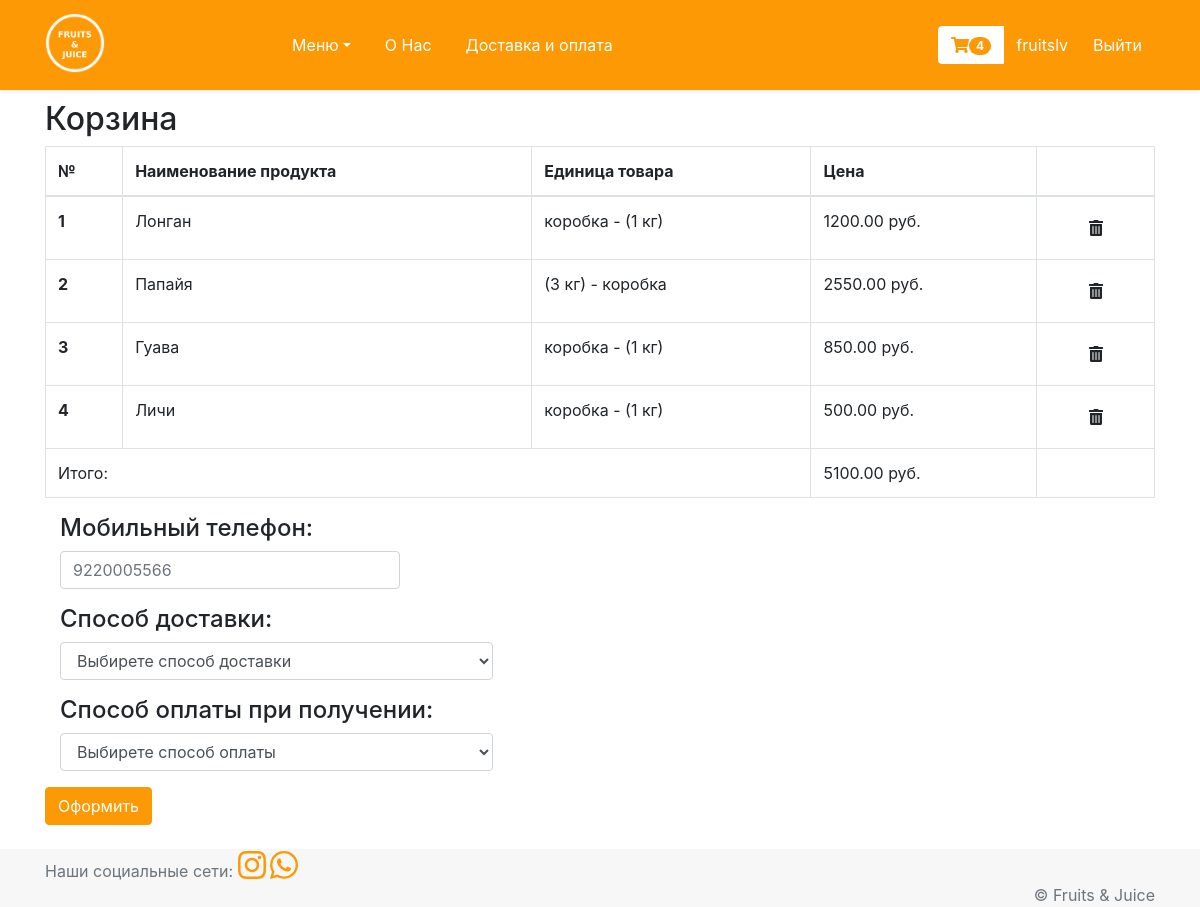
Screenshot of /cart/ (signed in) with the database file from the repository.
### fruitsandjuice/models.py (models this page shows, shortened)
class OrderItem(models.Model):
    order = models.ForeignKey(Order, on_delete=models.CASCADE)
    product = models.ForeignKey(Product, on_delete=models.CASCADE, related_name='products')
    class Meta:
        verbose_name = 'Позиция'
        verbose_name_plural = 'Позиции заказа'

class Product(models.Model):
    category = models.ForeignKey('ProductCategory', on_delete=models.CASCADE)
    name = models.CharField(verbose_name='Наименование', max_length=250)
    price = models.DecimalField(verbose_name='Цена', max_digits=8, decimal_places=2)
    country = models.ForeignKey(Country, null=True, blank=True, on_delete=models.SET_NULL)
    unit_product = models.ForeignKey('UnitsProduct', on_delete=models.CASCADE)
    sale = models.BooleanField(default=False)
    class Meta:
        verbose_name = 'Продукт'
        verbose_name_plural = 'Продукты'

class UnitsProduct(models.Model):
    name = models.CharField(verbose_name='Единица товара', max_length=25)
    packaging = models.CharField(verbose_name='Упаковка', default='1', max_length=25)
    def __str__(self):
        return f'{self.name} - {self.packaging}'
    class Meta:
        verbose_name = 'Единица товара'
        verbose_name_plural = 'Единицы товара'

### fruitsandjuice/views.py (the view)
# urls.py: path('cart/', CartView.as_view(), name='cart'),
class CartView(ListView):
    template_name = 'fruitandjuice/cart.html'
    model = Order
    context_object_name = 'carts'
    def get_queryset(self):
        return Order.objects.filter(status=StatusChoice.FM.name, user_name=self.request.user.pk)
    def get_context_data(self, **kwargs):
        context = super().get_context_data(**kwargs)
        id_carts = context['carts']
        if id_carts:
            pk_cart = id_carts[0]
            context['delivery'] = [e for e in DeliveryMethodChoice]
            context['payment'] = [e for e in PaymentMethodChoice]
            context['pk_kart'] = pk_cart
            context['cart_items'] = OrderItem.objects.filter(order=pk_cart)
            context['summ_items'] = OrderItem.objects.filter(order=pk_cart).aggregate(Sum('product__price'))
        return context

### fruitsandjuice/context_processors.py (called while the page is built)
def categories_menu(request):
    return {
        'categories_menu': ProductCategory.objects.all(),
    }

def cart_count(request):
    items_count = OrderItem.objects.filter(order__user_name=request.user, order__status=StatusChoice.FM.name).count()
    return {'cart_count': items_count}

### templates/fruitandjuice/cart.html (shortened to what this page needs)
{% extends 'base.html' %}
{% block menu %}
    {% include "fruitandjuice/menu.html" with active_tab='' %}
{% endblock %}
{% block ext_menu %}
    {% include "fruitandjuice/ext_menu.html" with active_tab='ext_tab1' %}
{% endblock %}
{% block content %}
    <div class="container mt-7">
        {% if not cart_items %}
            <h2>Ваша корзина пуста</h2>
            <h4>Добавьте что-нибудь из <a href="{% url 'fruitsandjuice:home' %}">меню</a></h4>
        {% else %}
            <h2>Корзина</h2>
            <table class="table table-bordered">
                <thead>
                <tr>
                    <th scope="col">№</th>
                    <th scope="col">Наименование продукта</th>
                    <th scope="col">Единица товара</th>
                    <th scope="col">Цена</th>
                    <th scope="col"></th>
                </tr>
                </thead>
                <tbody>
                {% for item in cart_items %}
                    <tr>
                        <th scope="row">{{ forloop.counter }}</th>
                        <td>{{ item.product.name }}</td>
                        <td>{{ item.product.unit_product }}</td>
                        <td>{{ item.product.price }} руб.</td>
                        <td align="center"><a href="{% url 'fruitsandjuice:cart' %}" value="{{ item.pk }}"
                                              class="btn prod_remove"><img class="fas fa-trash-alt fa-1x"></a></td>
                    </tr>
                {% endfor %}
                <tr>
                    <td colspan="3">Итого:</td>
                    <td>{{ summ_items.product__price__sum|floatformat:2 }} руб.</td>
                </tr>
                </tbody>
            </table>
            <form name="order" action="{% url 'fruitsandjuice:order' pk=pk_kart.pk %}" method="POST">
                <div class="col-md-4 mb-3">
                    <h4 for="telephonenumber">Мобильный телефон:</h4>
                    <input name="mobile" type="text" class="form-control" id="telephonenumber" placeholder="9220005566"
                           value=""
                           required>
                </div>
                <div class="form-group col-md-5">
                    <h4 for="inputDelivery">Способ доставки:</h4>
                    <select required name="delivery_method" id="inputDelivery" class="form-control">
                        <option value="" selected>Выбирете способ доставки</option>
                    </select>
                </div>
                <div class="form-group col-md-5">
                    <h4 for="inputPayment">Способ оплаты при получении:</h4>
                    <select required name="payment_method" id="inputPayment" class="form-control">
                        <option value="" selected>Выбирете способ оплаты</option>
                    </select>
                </div>
                <button type="submit" class="btn btn-primary btn">Оформить</button>
            </form>
            <br>
        {% endif %}
    </div>
{% endblock %}

### templates/base.html (shortened to what this page needs)
{% load static %}
<!DOCTYPE html>
<html lang="en" class="h-100">
<head>
    <link rel="stylesheet" href="{% static 'css/bootstrap-4-2-1.min.css' %}">
    <link rel="stylesheet" href="{% static 'css/main.css' %}">
</head>
<body class="d-flex flex-column h-100">
{% block header %}
    <header>
        <nav class="navbar fixed-top navbar-expand-lg navbar-light bg-primary shadow-sm flex-shrink-0">
            <div class="container">
                <a class="navbar-brand mb-1" href="{% url 'fruitsandjuice:home' %}">
                    <img class="logo"
                         src="{% static 'img/logo.png' %}"></a>
                <div class="collapse navbar-collapse" id="topmenu">
                    <div class="mx-auto">
                        {% block menu %}{% endblock %}
                    </div>
                    <div class="ml-auto btn-group">
                        {% block ext_menu %}{% endblock %}
                    </div>
                </div>
            </div>
        </nav>
    </header>
{% endblock %}
{% block content %} content undefined {% endblock %}
{% block footer %}
    <footer class="footer mt-auto text-muted">
        <div class="container">
            <div>
                Наши социальные сети:
                <a href="https://www.instagram.com/fruits.and.juice/?utm_source=ig_profile_share&igshid=syj49s6ir7mo"
                   target="_blank"><img class="fab fa-instagram fa-2x"></a>
                <a href="https://wa.me/79251406331" target="_blank"><img class="fab fa-whatsapp fa-2x"></a>
            </div>
            <div class="copyright">
                &#169; Fruits & Juice
            </div>
        </div>
    </footer>
{% endblock %}
</body>
</html>

### templates/fruitandjuice/menu.html (shortened to what this page needs)
<ul class="topmenu navbar-nav btn-group" role="group" aria-label="Basic example">
    <li class="nav-item dropdown m-1">
        <a class="dropdown-toggle btn btn-primary {% if active_tab == 'tab1' %} active{% endif %}"
           href="#"
           id="asortiDropdown" role="button" data-toggle="dropdown" aria-haspopup="true" aria-expanded="false">Меню</a>
    </li>
    <li class="nav-item m-1">
        <a class="btn btn-primary {% if active_tab == 'tab2' %} active{% endif %}"
           href="{% url 'fruitsandjuice:about' %}">О Нас</a>
    </li>
    <li class="nav-item m-1">
        <a class="btn btn-primary {% if active_tab == 'tab3' %} active{% endif %}"
           href="{% url 'fruitsandjuice:shippay' %}">Доставка и оплата</a>
    </li>
</ul>

### templates/fruitandjuice/ext_menu.html (shortened to what this page needs)
{% if user.is_authenticated %}
    <a class="btn btn-primary {% if active_tab == 'ext_tab1' %} active{% endif %}"
       href="{% url 'fruitsandjuice:cart' %}" role="button"><img
            class="fas fa-shopping-cart fa-1x"><span id="cartspan" class="badge badge-pill badge-primary">{{ cart_count }}</span></a>
    <a class="btn btn-primary {% if active_tab == 'ext_tab2' %} active{% endif %}"
       href="{% url 'fruitsandjuice:profile' %}" role="button"
    >{{ user }}</a>
    <a class="btn btn-primary" href="{% url 'fruitsandjuice:logout' %}" role="button">
        Выйти
    </a>
{% endif %}

### fruitsandjuice/static/css/main.css (style rules this page uses)
html, body { height: 98%; }
.logo { width: 3em; }
.copyright { float : right; }
footer { background-color: #f7f7f7; color: #fff }
.fa-instagram, .fa-whatsapp { color: #fc9905; }
.mt-7 { margin-top: 100px !important; }
.badge { background-color: #fc9905 !important; }

### rows the page displays
OrderItem: product.name "Лонган", product.unit_product "коробка - (1 кг)", product.price "1200.00", {{ item.pk }} 58 (drawn)
OrderItem: product.name "Папайя", product.unit_product "(3 кг) - коробка", product.price "2550.00", {{ item.pk }} 59 (drawn)
OrderItem: product.name "Гуава", product.unit_product "коробка - (1 кг)", product.price "850.00", {{ item.pk }} 60 (drawn)
OrderItem: product.name "Личи", product.unit_product "коробка - (1 кг)", product.price "500.00", {{ item.pk }} 61 (drawn)

### other values shown
{{ cart_count }} "4"
{{ user }} "fruitslv"
{{ summ_items.product__price__sum|floatformat:2 }} "5100.00"
